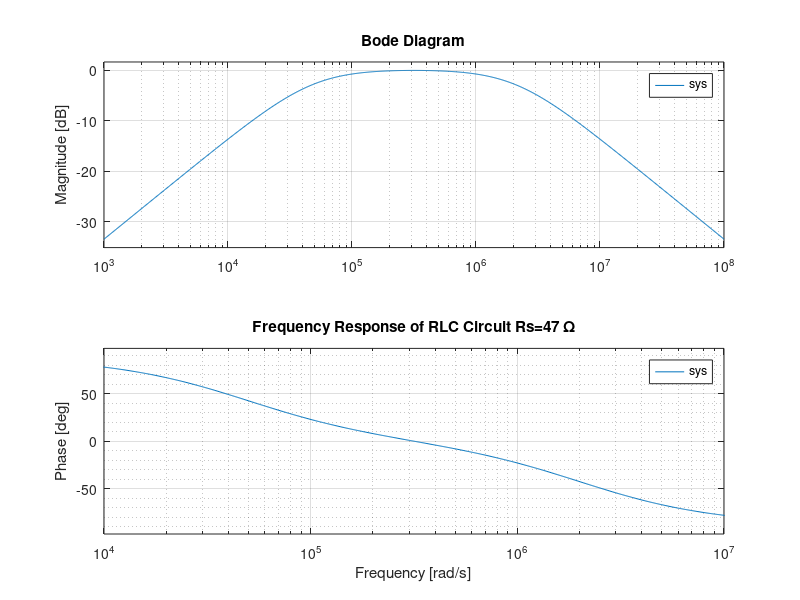

This figure's MATLAB source:
% Parameters
% R = 100;       % Ohms  Put R as infinity
L = 1e-3;      % Henry
C = 0.01e-6;      % Farad

Rs= 47;  %Test for different values.

num = [L, 0];
den = [L*C*Rs, L, Rs];


%Transfer function model;
sys=tf(num,den);

bode(sys);
% grid on;
grid minor;
xlim([1e4, 1e7]); % Set x-axis limits
title(['Frequency Response of RLC Circuit Rs=', num2str(Rs), ' \Omega']); % Add a descriptive title
